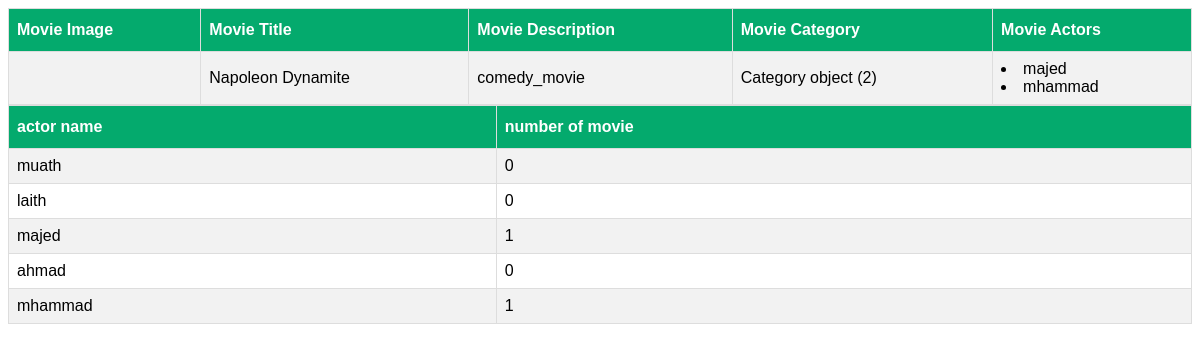
The page / on the database its author committed.
### web_app/models.py (models this page shows)
class Movie(models.Model):
    title=models.CharField(max_length=45)
    description=models.TextField()
    url_image=models.TextField()
    category=models.ForeignKey(Category,related_name='movies', on_delete=models.CASCADE)
    actors=models.ManyToManyField(Actor,related_name='movies')
    created_at=models.DateTimeField(auto_now_add=True)
    updated_at=models.DateTimeField(auto_now=True)

class Category(models.Model):
    name=models.CharField(max_length=255)
    created_at=models.DateTimeField(auto_now_add=True)
    updated_at=models.DateTimeField(auto_now=True)

class Actor(models.Model):
    name=models.CharField(max_length=255)
    created_at=models.DateTimeField(auto_now_add=True)
    updated_at=models.DateTimeField(auto_now=True)

### web_app/views.py (the view)
# urls.py: path('', views.index),
def index(request):
    context={
        'movies':Movie.objects.all(),
        'actors':Actor.objects.all()
    }
    return render(request,'index.html',context)

### web_app/templates/index.html (shortened to what this page needs)
<!DOCTYPE html>
<html lang="en">
<head>
</head>
<body>
    <table id="customers">
        <tr>
          <th>Movie Image</th>
          <th>Movie Title </th>
          <th>Movie Description</th>
          <th>Movie Category</th>
          <th>Movie Actors</th>
        </tr>
        {% for movie in movies%}
        <tr>
          <td><img src={{movie.url_image}} alt="" height="150px"></td>
          <td>{{movie.title}}</td>
          <td>{{movie.description}}</td>
          <td>{{movie.category}}</td>
          <td>
            {% for actor in movie.actors.all %}
            <li>{{actor.name}}</li>
            {%endfor%}
          </td>
        </tr>
        {%endfor%}
      </table>
      <table id="customers">
        <tr>
          <th>actor name</th>
          <th>number of movie</th>
        </tr>
        {% for actor in actors%}
        <tr>
          <td>{{actor.name}}</td>
          <td>{{actor.movies.all|length}}</td>
        </tr>
        {%endfor%}
      </table>
</body>
</html>

### web_app/templates/index.html (style rules this page uses)
#customers { font-family: Arial, Helvetica, sans-serif; border-collapse: collapse; width: 100%; }
#customers td, #customers th { border: 1px solid #ddd; padding: 8px; }
#customers tr:nth-child(even) { background-color: #f2f2f2; }
#customers th { padding-top: 12px; padding-bottom: 12px; text-align: left; background-color: #04AA6D; color: white; }

### rows shown on the page
Movie: title "Napoleon Dynamite", description "comedy_movie", category "Category object (2)"
Actor: name "majed", movies.all|length "1"
Actor: name "mhammad", movies.all|length "1"
Actor: name "muath", movies.all|length "0"
Actor: name "laith", movies.all|length "0"
Actor: name "ahmad", movies.all|length "0"
